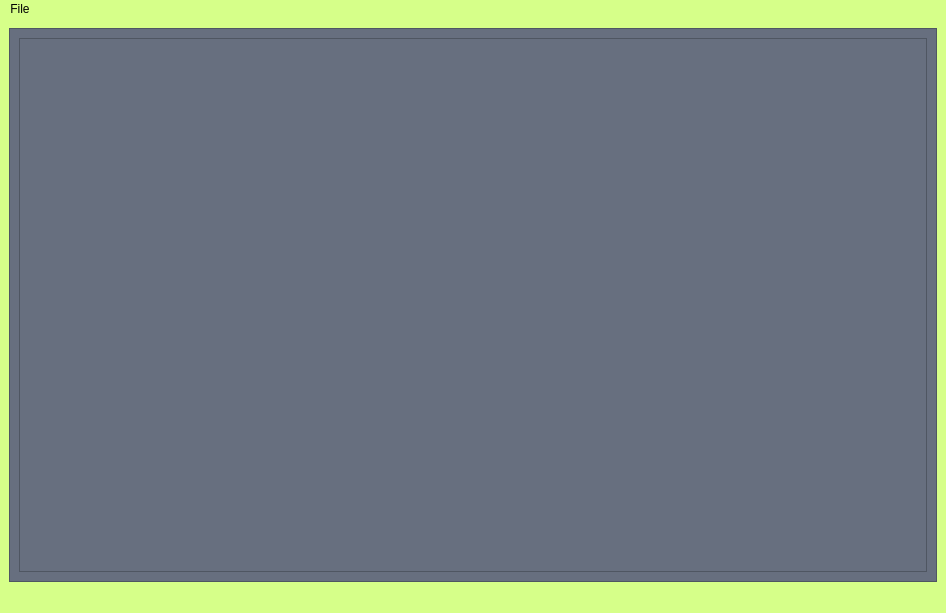
<?xml version="1.0" encoding="UTF-8"?>
<ui version="4.0">
 <class>MainWindow</class>
 <widget class="QMainWindow" name="MainWindow">
  <property name="geometry">
   <rect>
    <x>0</x>
    <y>0</y>
    <width>946</width>
    <height>613</height>
   </rect>
  </property>
  <property name="windowTitle">
   <string>MainWindow</string>
  </property>
  <property name="styleSheet">
   <string notr="true">background-color: rgb(214, 255, 137);</string>
  </property>
  <widget class="QWidget" name="centralwidget">
   <layout class="QVBoxLayout" name="verticalLayout">
    <item>
     <widget class="QFrame" name="taskMeneger">
      <property name="styleSheet">
       <string notr="true">background-color: rgb(103, 111, 127);</string>
      </property>
      <property name="frameShape">
       <enum>QFrame::Shape::StyledPanel</enum>
      </property>
      <property name="frameShadow">
       <enum>QFrame::Shadow::Raised</enum>
      </property>
      <layout class="QHBoxLayout" name="horizontalLayout">
       <item>
        <widget class="QScrollArea" name="taskScroll">
         <property name="widgetResizable">
          <bool>true</bool>
         </property>
         <widget class="QWidget" name="scrollAreaWidgetContents">
          <property name="geometry">
           <rect>
            <x>0</x>
            <y>0</y>
            <width>906</width>
            <height>530</height>
           </rect>
          </property>
         </widget>
        </widget>
       </item>
      </layout>
     </widget>
    </item>
   </layout>
  </widget>
  <widget class="QMenuBar" name="menubar">
   <property name="geometry">
    <rect>
     <x>0</x>
     <y>0</y>
     <width>946</width>
     <height>22</height>
    </rect>
   </property>
   <widget class="QMenu" name="menuFile">
    <property name="title">
     <string>File</string>
    </property>
    <addaction name="actionAdd"/>
    <addaction name="actionEdit"/>
    <addaction name="actionDelete"/>
   </widget>
   <addaction name="menuFile"/>
  </widget>
  <widget class="QStatusBar" name="statusbar"/>
  <action name="actionAdd">
   <property name="text">
    <string>Add</string>
   </property>
  </action>
  <action name="actionEdit">
   <property name="text">
    <string>Edit</string>
   </property>
  </action>
  <action name="actionDelete">
   <property name="text">
    <string>Delete</string>
   </property>
  </action>
 </widget>
 <resources/>
 <connections/>
</ui>
